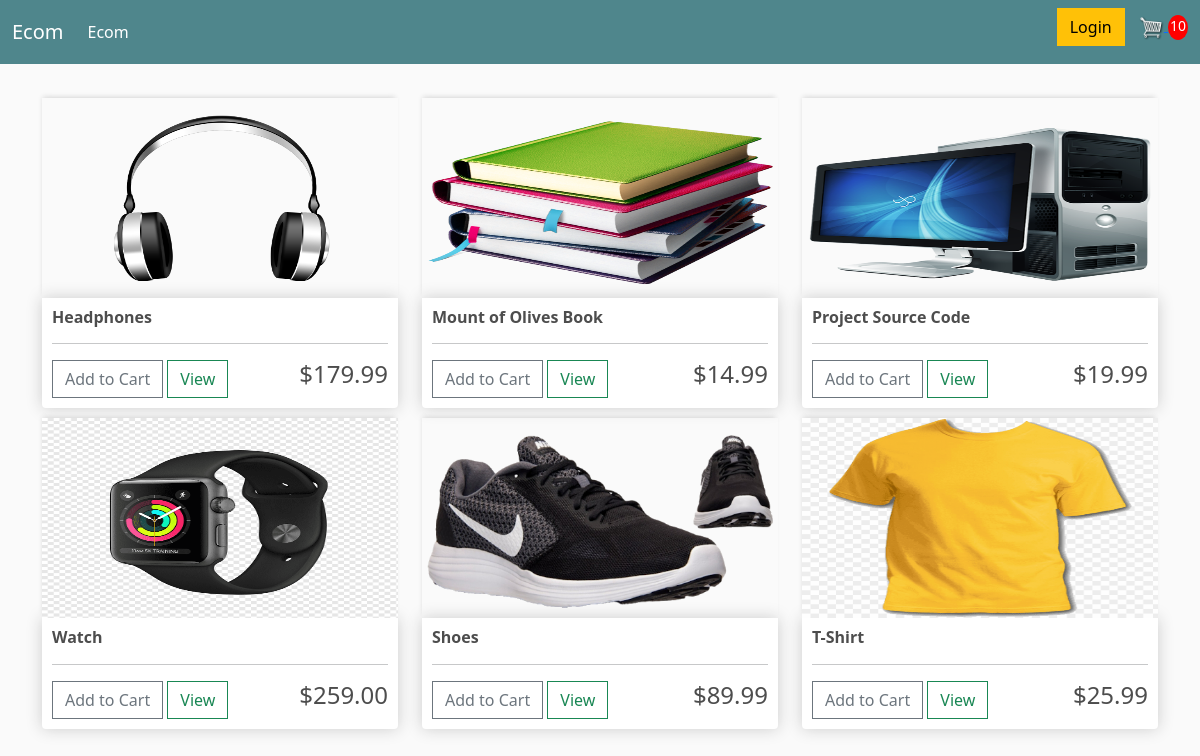
The app's page / (signed in) with its own data.
### store/models.py (models this page shows, shortened)
class Product(models.Model):
	name = models.CharField(max_length=200)
	price = models.FloatField()
	digital = models.BooleanField(default=False, null=True, blank=True)
	image = models.ImageField(null=True, blank=True)
	@property
	def imageURL(self):
		try:
			url = self.image.url
		except:
			url = ''
		return url

### store/views.py (the view)
# urls.py: path('', include('store.urls')),
def store(request):
	if request.user.is_authenticated:
		customer = request.user.customer
		order, created = Order.objects.get_or_create(customer=customer, complete=False)
		items = order.orderitem_set.all()
		cartItems = order.get_cart_items
	else:
		items = []
		order = {"get_cart_total":0,
				 "get_cart_items":0}
		cartItems = order['get_cart_items']
	products = Product.objects.all()
	context = {'products':products, 'cartItems':cartItems}
	return render(request, 'store/Store.html', context)

### store/models.py (called while the page is built)
	@property
	def get_cart_items(self):
		orderitems = self.orderitem_set.all()
		total = sum([item.quantity for item in orderitems])
		return total

### store/templates/store/Store.html
{% extends 'store/Main.html' %}
{% load static %}
{% block content %}
<div class="row">
	{% for product in products %}
	<div class="col-lg-4">
		<img class="thumbnail" src="{{product.imageURL}}">
		<div class="box-element product">
			<h6><strong>{{ product.name }}</strong></h6>
			<hr>
			<button data-product="{{product.id}}" data-action="add" class="btn btn-outline-secondary add-btn update-cart">Add to Cart</button>
			<a class="btn btn-outline-success" href="#">View</a>
			<h4 style="display: inline-block; float: right;">${{product.price|floatformat:2}}</h4>
		</div>
	</div>
	{% endfor %}
</div>
{% endblock content %}

### static/css/main.css (style rules this page uses)
body { background-color: hsl(0, 0%, 98%); }
h1,h2,h3,h4,h5,h6 { color:hsl(0, 0%, 30%); }
.box-element { box-shadow:hsl(0, 0%, 80%) 0 0 16px; background-color: #fff; border-radius: 4px; padding: 10px; }
.thumbnail { width: 100%; height: 200px; -webkit-box-shadow: -1px -3px 5px -2px rgba(214,214,214,1); -moz-box-shadow: -1px -3px 5px -2px rgba(214,214,214,1); box-shadow: -1px -3px 5px -2px rgba(214,214,214,1); }
.product { border-radius: 0 0 4px 4px; }
.col-lg-4, .col-lg-6, .col-lg-8, .col-lg-12 { margin-top: 10px; }
.btn { border-radius: 0; }

### records on screen
Product: imageURL (picture), name "Headphones", price "179.99"
Product: imageURL (picture), name "Mount of Olives Book", price "14.99"
Product: imageURL (picture), name "Project Source Code", price "19.99"
Product: imageURL (picture), name "Watch", price "259.00"
Product: imageURL (picture), name "Shoes", price "89.99"
Product: imageURL (picture), name "T-Shirt", price "25.99"

### other values on screen
{{ cartItems }} "10"
